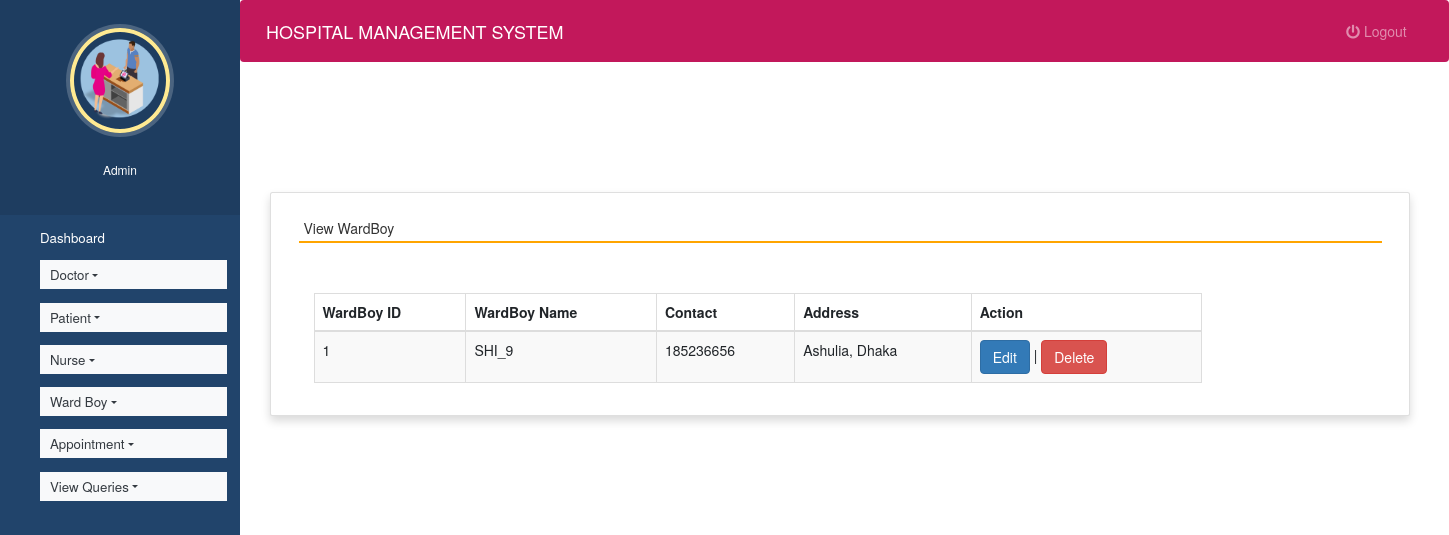
Page /view_wardboy (signed in) on the committed database.
### hospitals/models.py (models this page shows, shortened)
class WardBoy(models.Model):
    name = models.CharField(max_length=50)
    mobile = models.IntegerField(null=True)
    address = models.CharField(max_length=50)
    id = models.IntegerField(primary_key=True)

### hospitals/views.py (the view)
# urls.py: path('view_wardboy', view_wardboy, name='view_wardboy'),
def view_wardboy(request):
    if not request.user.is_staff:
        return redirect('login')
    ward = WardBoy.objects.all()
    d = {'ward': ward}
    return render(request, 'view_wardboy.html', d)

### hospitals/templates/view_wardboy.html (shortened to what this page needs)
{% extends 'admin_nav.html' %}
{% load static %}
{% block content %}
<head>
  <link rel="stylesheet" href="https://maxcdn.bootstrapcdn.com/bootstrap/3.4.1/css/bootstrap.min.css">
  <link rel="stylesheet" href="https://use.fontawesome.com/releases/v5.6.3/css/all.css">
</head>
<br><br><br><br>
<div class="container card shadow m-5">
    <div class="card-body">
        <h5 class="p-2" style="border-bottom: 2px solid orange">View WardBoy</h5>
		<div class="container mt-5">
		<table id="example" class="table table-striped table-bordered" style="width:80%">
			<thead>
				<tr>
					<th>WardBoy ID</th>
					<th>WardBoy Name</th>
					<th>Contact</th>
					<th>Address</th>
                    <th>Action</th>
				</tr>
			</thead>
			<tbody>
            {% for i in ward %}
			<tr>
				<td>{{i.id}}</td>
				<td>{{i.name}}</td>
				<td>{{i.mobile}}</td>
				<td>{{i.address}}</td>
				<td><a href="{% url 'edit_wardboy' i.id %}" class="btn btn-primary">Edit</a> |
					<a href="{% url 'delete_wardboy' i.id %}" onclick="return confirm('Are you ready to delete this record ?')" class="btn btn-danger">Delete</a></td>
			</tr>
			{% endfor %}
			</tbody>
		</table>
	 </div>
	</div>
</div>
{% endblock content %}

### hospitals/static/style.css (style rules this page uses)
body { padding-left: 240px; }

### hospitals/templates/admin_nav.html (style rules this page uses)
a:link { text-decoration: none; }
a { color: white; }
body { padding-left: 240px; }

### rows in the picture
WardBoy: id "1", name "SHI_9", mobile "185236656", address "Ashulia, Dhaka"
